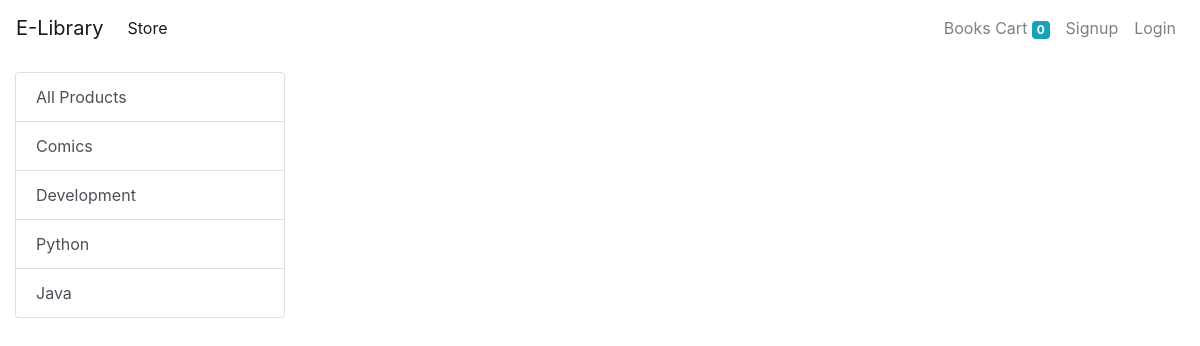
The page /store?category=7 on the database as committed earlier.
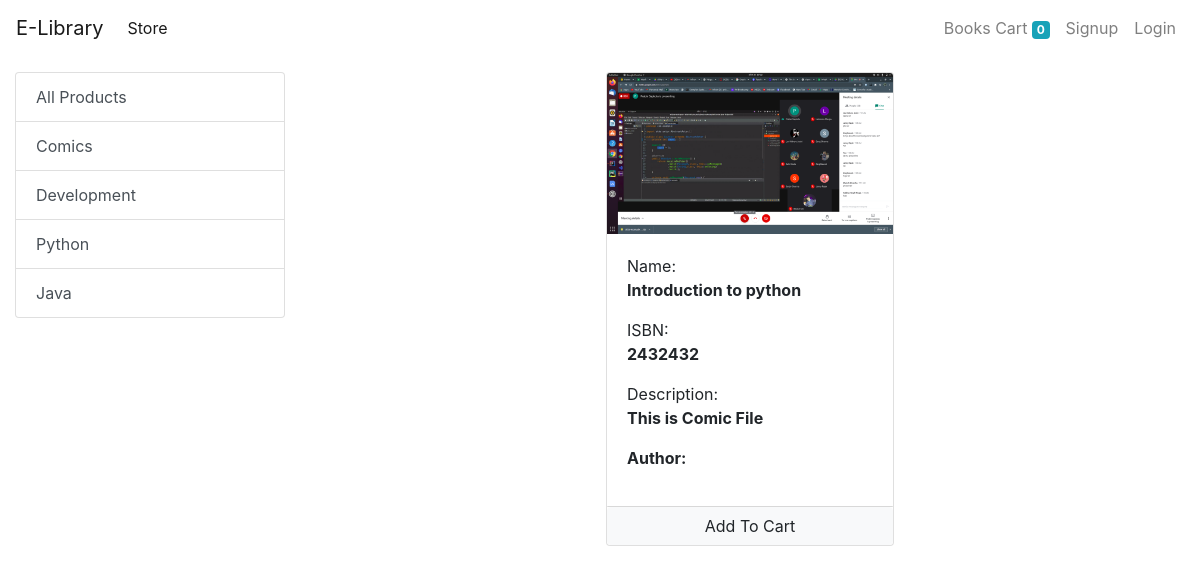
The same page on the database as committed later.
### store/models/category.py (models this page shows, shortened)
class Category(models.Model):
    name = models.CharField(max_length=20)
    @staticmethod
    def get_all_categories():
        return Category.objects.all()

### store/models/product.py (models this page shows, shortened)
class Product(models.Model):
    name = models.CharField(max_length=50)
    Isbn = models.IntegerField(default=0)
    category = models.ForeignKey(Category, on_delete=models.CASCADE, default=1)
    description = models.CharField(max_length=200, default='' , null=True , blank=True)
    author= models.CharField(max_length=200,default='',null=True,blank=True)
    image = models.ImageField(upload_to='uploads/products/')
    @staticmethod
    def get_all_products_by_categoryid(category_id):
        if category_id:
            return Product.objects.filter(category = category_id)
        else:
            return Product.get_all_products()

### store/views/home.py (the view)
# urls.py: path('' , include('store.urls'))
def store(request):
    cart = request.session.get('cart')
    if not cart:
        request.session['cart'] = {}
    products = None
    categories = Category.get_all_categories()
    categoryID = request.GET.get('category')
    if categoryID:
        products = Product.get_all_products_by_categoryid(categoryID)
    else:
        products = Product.get_all_products();
    data = {}
    data['products'] = products
    data['categories'] = categories
    print('you are : ', request.session.get('email'))
    return render(request, 'index.html', data)

### store/templatetags/cart.py (called while the page is built)
@register.filter(name='is_in_cart')
def is_in_cart(product  , cart):
    keys = cart.keys()
    for id in keys:
        if int(id) == product.id:
            return True
    return False;

### store/templates/index.html (shortened to what this page needs)
{% extends 'base.html' %}
{% block content %}
{% load cart %}
{% load custom_filter %}
<div class="container-fluid mt-3">
	<div class="row">
		<div class="col-lg-3 mx-auto">
			<div class="list-group">
				<a href="/" class="list-group-item list-group-item-action">All Products</a>
				{% for category in categories %}
				<a href="/?category={{category.id}}"
					class="list-group-item list-group-item-action">{{category.name}}</a>
				{% endfor %}
			</div>
		</div>
		<div id='products' class="col-lg-9 mx-auto">
			<div class="row mx-auto">
				{% for product in products %}
				<div class="card mx-auto mb-3" id={{product.id}} style="width: 18rem;">
					<img class="card-img-top" src="{{product.image.url}}" alt="Card image cap">
					<div class="card-body">
						Name:	<b><p class="card-text">{{product.name}}</b></p>
						ISBN:<p class="card-text"><b>{{product.Isbn}}</b></p>
						Description:<p class="card-text"><b>{{product.description}}</p>
							Author:<p class="card-text"><b>{{product.author}}</p>
					</div>
					<div class="card-footer p-0 no-gutters">
						{% if product|is_in_cart:request.session.cart %}
						<div class="row no-gutters">
							<form action="/#{{product.id}}" class="col-2 " method="post">
								{% csrf_token %}
								<input hidden type="text" name='product' value='{{product.id}}'>
								<input hidden type="text" name='remove' value='True'>
								<input type="submit" value=" - " class="btn btn-block btn-light border-right">
							</form>
							<div class="text-center col">{{product|cart_quantity:request.session.cart}} in LibraryStore</div>
							<form action="/#{{product.id}}" class="col-2 " method="post">
								{% csrf_token %}
								<input hidden type="text" name='product' value='{{product.id}}'>
								<input type="submit" value=" + " class="btn btn-block btn-light border-left">
							</form>
						</div>
						{% else %}
						<form action="/#{{product.id}}" method="POST" class="btn-block">
							<input type="submit" class="float-right btn btn-light  form-control"
								value="Add To Cart">
						</form>
						{% endif %}
					</div>
				</div>
				{% endfor %}
			</div>
		</div>
	</div>
</div>
{% endblock %}

Rows that differ between the two databases and show on the page:
now on this page (row edited): Product: image (picture), name "Introduction to python", Isbn "2432432", description "This is Comic File"
